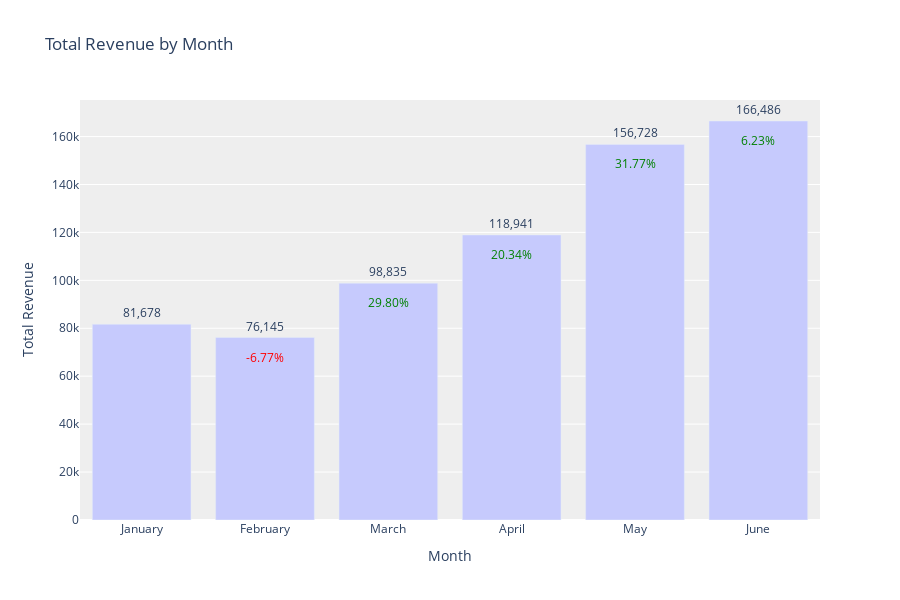

Notebook code cell kept with this figure:
### Markdown cell above
<a id="2.1"></a>
# <div style="background: #77447b;font-family: monospace; font-weight: bold; font-size: 50%; text-align: center; border-bottom: 0.3px solid #004466;"> Total Revenue By Month </div>

### Code cell
revenue_by_month = (
    df.groupby(["Month", "Month Name"])["Total Revenue"].sum().reset_index()
)
# Calculate percentage change
revenue_by_month["pct_change"] = revenue_by_month["Total Revenue"].pct_change() * 100

# Bar chart
fig = px.bar(
    revenue_by_month,
    x="Month Name",
    y="Total Revenue",
    title="Total Revenue by Month",
    labels={"Month Name": "Month", "Total Revenue": "Total Revenue"},
    width=900,
    height=600,
)

# Update data labels with commas
fig.update_traces(
    texttemplate="%{y:,.0f}",  
    textposition="outside",
    marker_color="#c6cafd",
)

# Add percentage change annotations
annotations = []
for i, row in revenue_by_month.iterrows():
    if pd.notna(row["pct_change"]):
        color = "green" if row["pct_change"] > 0 else "red" # Green format for increase red format for decrease
        annotations.append(
            dict(
                x=row["Month Name"],
                y=row["Total Revenue"],
                text=f"{row['pct_change']:.2f}%",
                showarrow=False,
                font=dict(size=12, color=color),
                xanchor="center",
                yanchor="bottom",
                yshift=-30,
            )
        )

# Update layout
fig.update_layout(annotations=annotations,plot_bgcolor="#EEEEEE")

fig.show()

### Figure 1 — Plotly figure (JSON) as saved in the notebook; plotly's stock layout.template omitted (floating-point values rounded to 4 significant figures)
{"data": [{"alignmentgroup": "True", "hovertemplate": "Month=%{x}<br>Total Revenue=%{y}<extra></extra>", "legendgroup": "", "marker": {"color": "#c6cafd", "pattern": {"shape": ""}}, "name": "", "offsetgroup": "", "orientation": "v", "showlegend": false, "textposition": "outside", "texttemplate": "%{y:,.0f}", "type": "bar", "x": ["January", "February", "March", "April", "May", "June"], "xaxis": "x", "y": [81680.0, 76150.0, 98830.0, 118900.0, 156700.0, 166500.0], "yaxis": "y"}], "layout": {"annotations": [{"font": {"color": "red", "size": 12}, "showarrow": false, "text": "-6.77%", "x": "February", "xanchor": "center", "y": 76150.0, "yanchor": "bottom", "yshift": -30}, {"font": {"color": "green", "size": 12}, "showarrow": false, "text": "29.80%", "x": "March", "xanchor": "center", "y": 98830.0, "yanchor": "bottom", "yshift": -30}, {"font": {"color": "green", "size": 12}, "showarrow": false, "text": "20.34%", "x": "April", "xanchor": "center", "y": 118900.0, "yanchor": "bottom", "yshift": -30}, {"font": {"color": "green", "size": 12}, "showarrow": false, "text": "31.77%", "x": "May", "xanchor": "center", "y": 156700.0, "yanchor": "bottom", "yshift": -30}, {"font": {"color": "green", "size": 12}, "showarrow": false, "text": "6.23%", "x": "June", "xanchor": "center", "y": 166500.0, "yanchor": "bottom", "yshift": -30}], "barmode": "relative", "height": 600, "legend": {"tracegroupgap": 0}, "plot_bgcolor": "#EEEEEE", "title": {"text": "Total Revenue by Month"}, "width": 900, "xaxis": {"anchor": "y", "domain": [0, 1], "title": {"text": "Month"}}, "yaxis": {"anchor": "x", "domain": [0, 1], "title": {"text": "Total Revenue"}}}}
